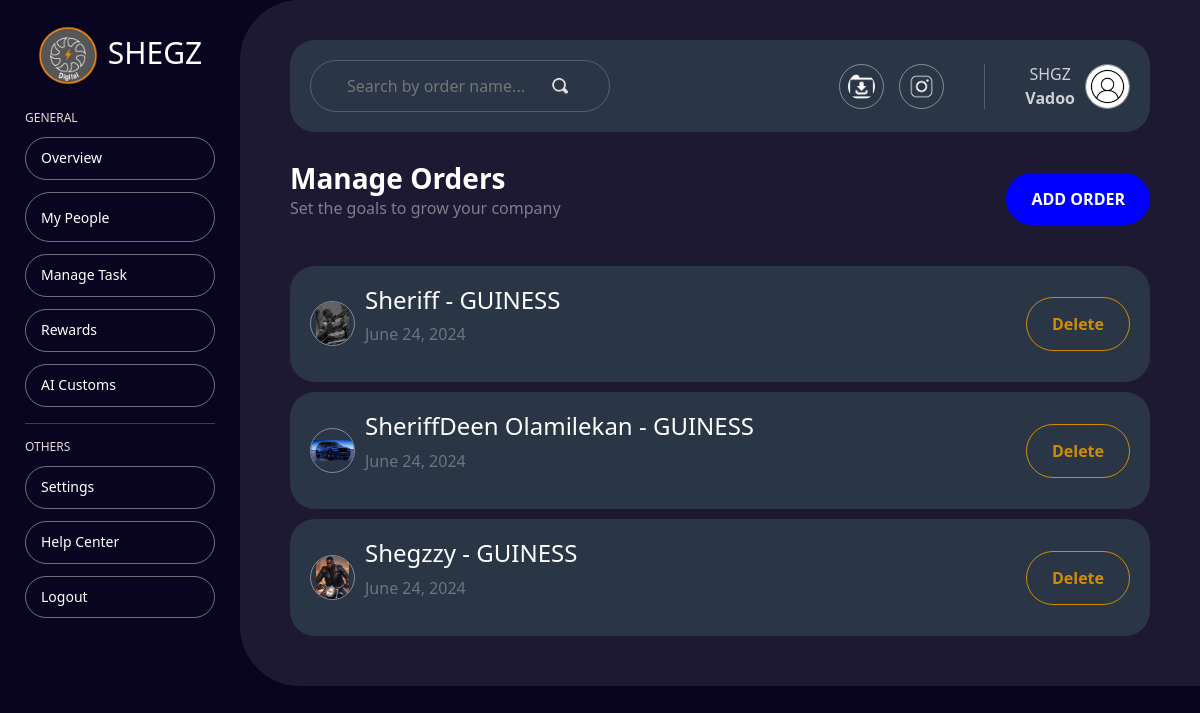
The page / on the database its author committed.
### jquery_ajax_app/models.py (models this page shows, shortened)
class Post(models.Model):
    name = models.CharField(max_length=100)
    drink = models.CharField(max_length=100)
    image = models.ImageField(default='default.jpg', upload_to='profile_pics')
    date_posted = models.DateTimeField(default=timezone.now)

### jquery_ajax_app/views.py (the view)
# urls.py: path('', PostListView.as_view(), name='home'),
class PostListView(ListView):
    model = Post
    template_name = 'jquery_ajax_app/index.html'
    context_object_name = 'posts'
    ordering = ['-date_posted']
    def get_context_data(self, **kwargs):
        context = super().get_context_data(**kwargs)
        context['post_form'] = PostForm()
        return context

### jquery_ajax_app/forms.py
class PostForm(forms.ModelForm):
    class Meta:
        model = Post
        fields = ('name', 'drink', 'image')

### jquery_ajax_app/templates/jquery_ajax_app/index.html (shortened to what this page needs)
{% extends 'jquery_ajax_app/base.html' %}
{% load static %}
{% block content %}
    <div class="main-background">
        <div class="search-nav">
            <div class="search-box">
                <input type="text" placeholder="Search by order name...">
                <img src="{% static 'jquery_ajax_app/img/search-icon.png' %}" alt="search-icon">
            </div>
            <div class="profile-settings">
                <div class="online-links">
                    <img src="{% static 'jquery_ajax_app/img/download.webp' %}" alt="download">
                    <img src="{% static 'jquery_ajax_app/img/instagram.png' %}" alt="instagram">
                </div>
                <div class="profile">
                    <div>
                        <p>SHGZ</p>
                        <p> <strong>Vadoo</strong> </p>
                    </div>
                    <img src="{% static 'jquery_ajax_app/img/default.jpg' %}" alt="profile">
                </div>
            </div>
        </div>
        <div class="manage-task">
            <div class="maange-task-text">
                <h3>Manage Orders</h3>
                <p>Set the goals to grow your company</p>
            </div>
            <div class="manage-task-btn">
                <a href="#" id="addOrderBtn"> ADD ORDER </a>
            </div>
        </div>
        <div class="only-post">
            {% for post in posts %}
            <div class="search-nav" data-id="{{ post.id }}">
                <div class="post">
                    <img src="{{ post.image.url }}" alt="post">
                    <div class="post-text">
                        <h4>
                            <a href="#" onclick="javascript:
                                document.getElementById('modalName').textContent = '{{ post.name }}';
                                document.getElementById('modalDrink').textContent = '{{ post.drink }}';
                                document.getElementById('modalId').textContent = '{{ post.id }}';
                                var modal = new bootstrap.Modal(document.getElementById('showOrderModal'));
                                modal.show();">
                                {{ post.name }} - {{ post.drink }}
                            </a>
                        </h4>
                        <p class="text-muted">{{ post.date_posted|date:"F d, Y" }}</p>
                    </div>
                </div>
                <div class="post-btn">
                    <a href="#" data-id='{{ post.id }}' class="remove"> Delete </a>
                </div>
            </div>
            {% endfor %}
        </div>
    </div>
{% endblock %}

### rows shown on the page
Post: image (picture), name "Sheriff", drink "GUINESS", date_posted "June 24, 2024"
Post: image (picture), name "SheriffDeen Olamilekan", drink "GUINESS", date_posted "June 24, 2024"
Post: image (picture), name "Shegzzy", drink "GUINESS", date_posted "June 24, 2024"
